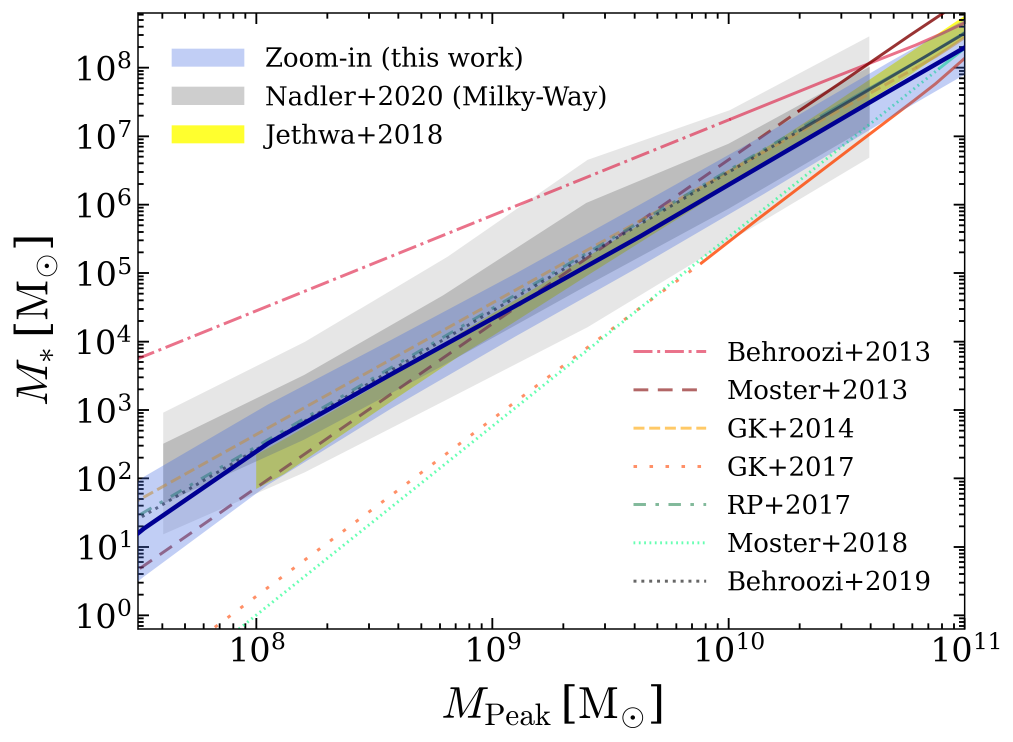
#> input picture new_ns1/figures/smhm_low.png, 3038 x 2226 px, found by its file name (shown at 1/3 size)
$ python plot_fig4_new.py
#> lines starting #> are read from the running program, lines starting #| are printed output that depends on the picture
from __future__ import unicode_literals
import numpy as np
import sys, os
import matplotlib.pylab as plt
from matplotlib.collections import PatchCollection
from matplotlib.patches import Circle
import matplotlib
matplotlib.use('agg')
matplotlib.rcParams['font.family'] = 'serif'
matplotlib.rcParams['mathtext.fontset'] = 'cm'
matplotlib.rcParams['text.color'] = 'black'
matplotlib.rcParams["grid.color"] = 'grey'
matplotlib.rcParams["grid.linestyle"] = '--'
plt.rc("text", usetex=False)
import h5py as h5
from matplotlib.collections import LineCollection
from matplotlib.colors import ListedColormap, BoundaryNorm
from mpl_toolkits.axes_grid1 import make_axes_locatable
from mpl_toolkits.axes_grid1.inset_locator import inset_axes
from matplotlib.ticker import AutoMinorLocator
from matplotlib.colors import Normalize, LogNorm
import matplotlib.cm as cm
import matplotlib.colors as colors
import pynbody
import pynbody.plot.sph as sph
import glob
from scipy.ndimage import gaussian_filter
import matplotlib.image as mpimg
fig = plt.figure()

im1 = mpimg.imread('/home/bulk826/Desktop/Stanford/Research1/figures/new_ns1/smhm_low.png')
#> im1 is the input picture: shape (2226, 3038, 4) float32; mean R, G, B, A 0.928, 0.932, 0.934, 1
im2 = mpimg.imread('/home/bulk826/Desktop/Stanford/Research1/figures/new_ns1/smhm_highz.png')
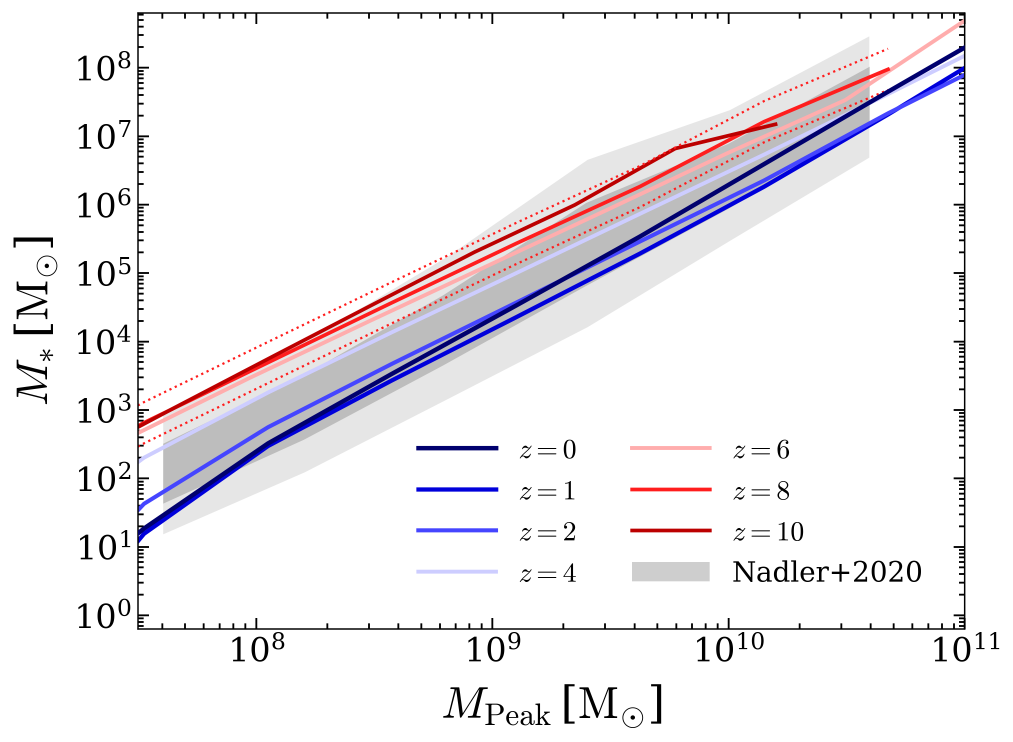
#> input picture new_ns1/figures/smhm_highz.png, 3038 x 2226 px, found by its file name (shown at 1/3 size)
#> im2 is the input picture: shape (2226, 3038, 4) float32; mean R, G, B, A 0.948, 0.938, 0.95, 1

fig.set_size_inches(16, 6)
plt.subplots_adjust(wspace = 0., hspace = 0.)

ax1 = fig.add_subplot(1, 2, 1)
ax1.imshow(im1, aspect='auto')
ax1.axis('off')

ax2 = fig.add_subplot(1, 2, 2)
ax2.imshow(im2, aspect='auto')
ax2.axis('off')

fig.savefig('/home/bulk826/Desktop/Stanford/Research1/figures/new_ns1/smhm_zoom.pdf', dpi = 400, bbox_inches = 'tight')
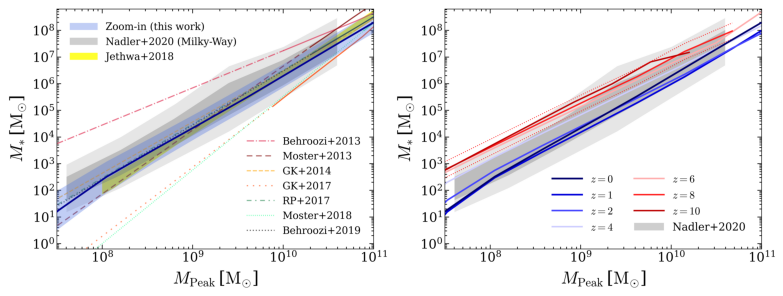
#> figure drawn by matplotlib, 2 panels
plt.show()
